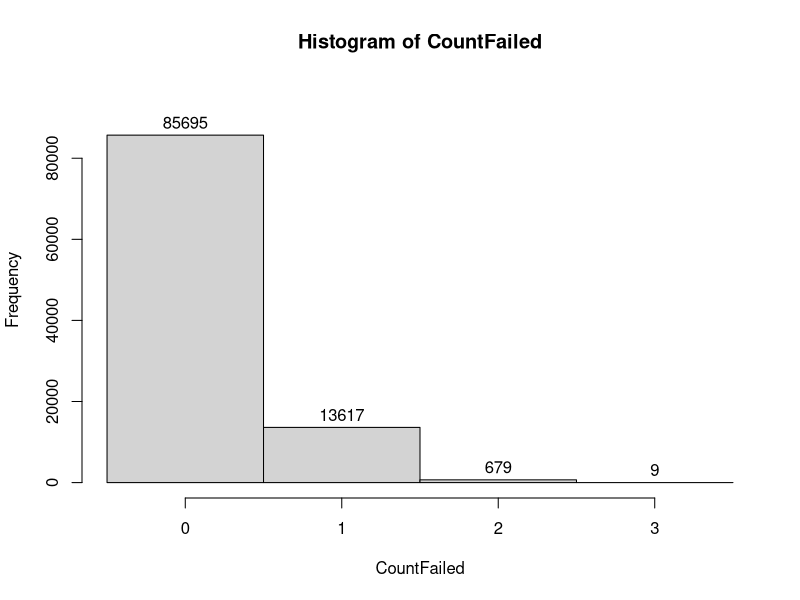
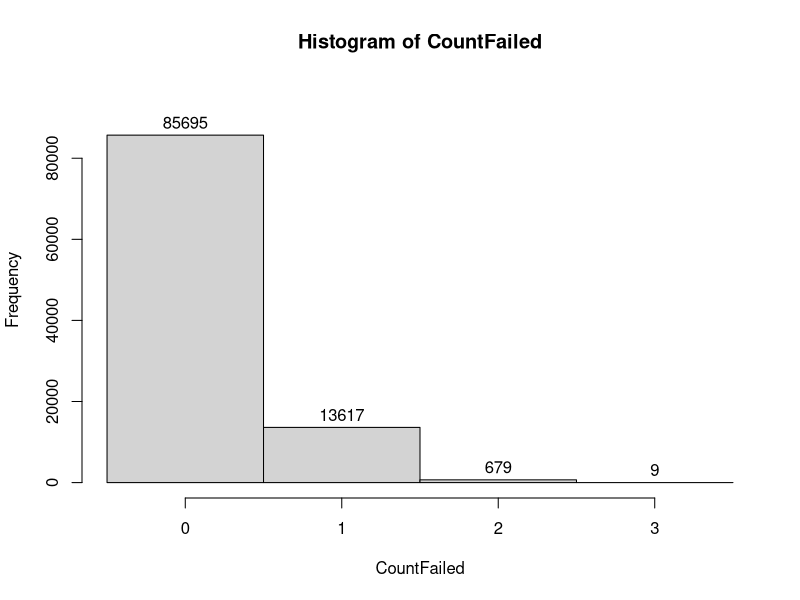

Reproduce these figures in R, in order.
## ---- chunk 1
knitr::opts_chunk$set(echo = TRUE)
## ---- chunk 2
WillFail <- c(rep(1,5), rep(0,95))
iterations <- 100000
CountFailed <- rep(0,iterations)

set.seed(1)
for (i in 1:iterations){
  samp <- sample(WillFail,3, replace=TRUE)
  CountFailed[i] <- sum(samp)
}

hist(CountFailed, labels = TRUE, ylim = c(0, 95000),
     breaks = seq(-0.5, 3.5, 1))

#emperical check of part (b)
sum(CountFailed < 3) / iterations
1 - (sum(CountFailed == 3) / iterations)
## ---- chunk 3
WillFail <- c(rep(1,5), rep(0,95)) # will generate a vector of 5 ones and 95 zero's.
iterations <- 100000 # we will repeat the experiment for 100000 times
CountFailed <- rep(0,iterations) # this is a length-100000 vector for storing the number of failures in each replicate.

set.seed(1)
for (i in 1:iterations){
  samp <- sample(WillFail,3, replace=TRUE)
  CountFailed[i] <- sum(samp)
}

hist(CountFailed, labels = TRUE, ylim = c(0, 95000),
     breaks = seq(-0.5, 3.5, 1))

#emperical check of part (b)
sum(CountFailed < 3) / iterations
1 - (sum(CountFailed == 3) / iterations)
